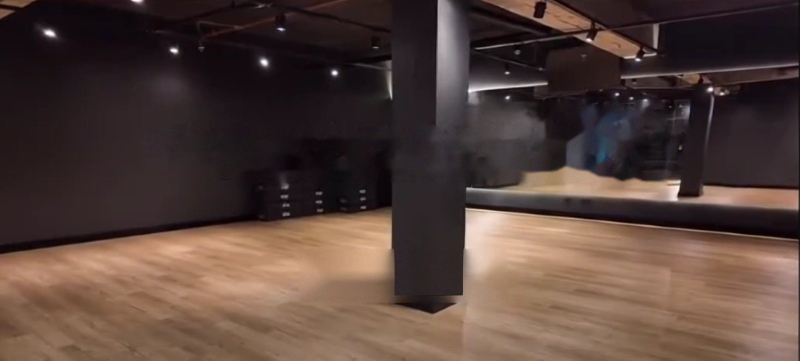
#> input picture uplay-sjp/fotos/foto-aula-coletiva.jpg, 1600 x 721 px (shown at 1/2 size); its folder holds 4 pictures in this run
$ python otimizar-fotos.py
#> lines starting #> are read from the running program, lines starting #| are printed output that depends on the picture
"""Gera as versões WebP usadas pelo site a partir dos JPGs em fotos/.

Uso: python3 otimizar-fotos.py   (precisa de opencv-python)
Para cada fotos/NOME.jpg cria fotos/NOME.webp (até 1600 px) e fotos/NOME-800.webp.
Rode de novo sempre que trocar ou adicionar uma foto.
"""
import glob, os
import cv2

for src in sorted(glob.glob(os.path.join(os.path.dirname(__file__) or '.', 'fotos', '*.jpg'))):
    if os.path.basename(src).startswith('og-'):
        continue  # a imagem de compartilhamento continua em JPG
    im = cv2.imread(src)
#> im is the input picture: shape (721, 1600, 3); mean B, G, R 58.5, 65.1, 84.4
    base = src[:-4]
    for suffix, side in (('', 1600), ('-800', 800)):
        h, w = im.shape[:2]
        k = min(1, side / max(h, w))
        out = cv2.resize(im, (round(w * k), round(h * k)), interpolation=cv2.INTER_AREA)
        cv2.imwrite(base + suffix + '.webp', out, [cv2.IMWRITE_WEBP_QUALITY, 78])
#> this loop made 2 passes
#> pass 2, `out = cv2.resize(im, (round(w * k), round(h * k)), interpolation=cv2.I..`:
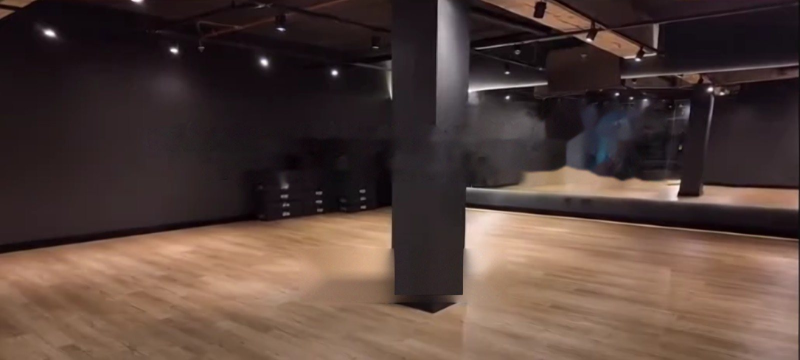
#> out: shape (360, 800, 3); mean B, G, R 58.5, 65.1, 84.4
    print('ok', os.path.basename(src))
#> pass 2 of the loop `for src in sorted(glob.glob(os.path.join(os.path.dirname(__file__) or ..`:
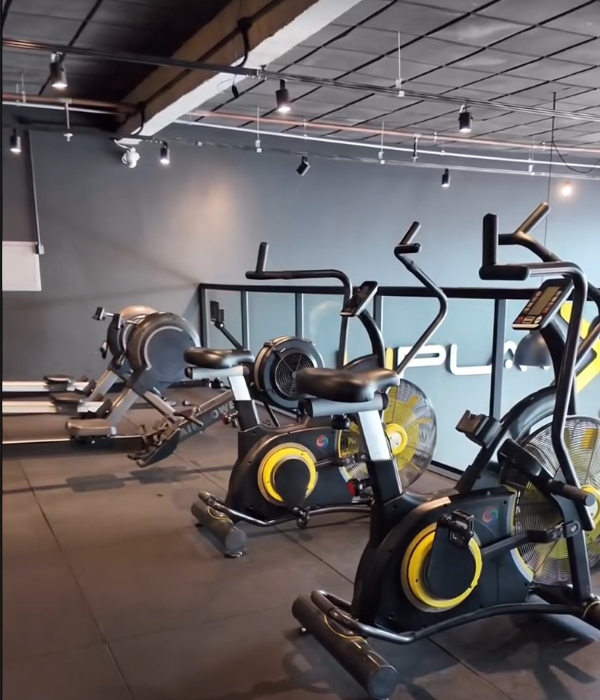
#> input picture uplay-sjp/fotos/foto-cardio.jpg, 1200 x 1400 px (shown at 1/2 size)
#> im is the input picture: shape (1400, 1200, 3); mean B, G, R 99.7, 98.4, 103
#> the loop `for suffix, side in (('', 1600), ('-800', 800)):` made 2 passes
#> pass 2, `out = cv2.resize(im, (round(w * k), round(h * k)), interpolation=cv2.I..`:
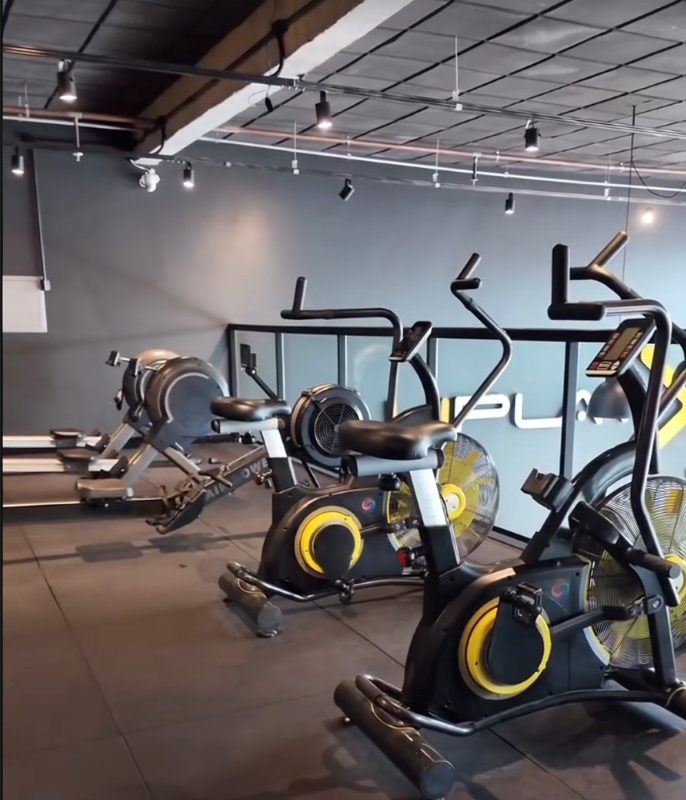
#> out: shape (800, 686, 3); mean B, G, R 99.7, 98.4, 103
#> pass 3 of the loop `for src in sorted(glob.glob(os.path.join(os.path.dirname(__file__) or ..`:
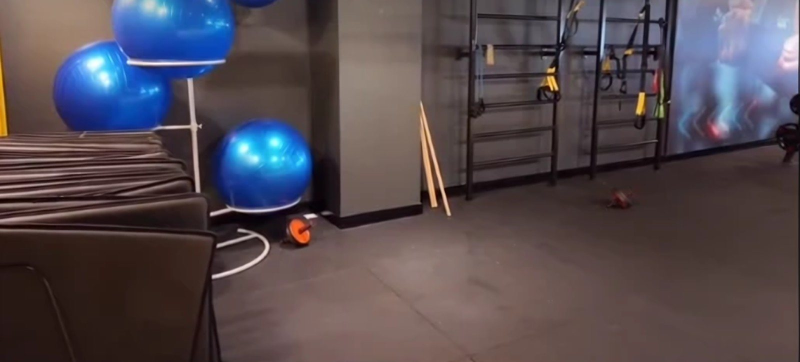
#> input picture uplay-sjp/fotos/foto-funcional.jpg, 1600 x 724 px (shown at 1/2 size)
#> im is the input picture: shape (724, 1600, 3); mean B, G, R 80.5, 74.4, 84.1
#> the loop `for suffix, side in (('', 1600), ('-800', 800)):` made 2 passes
#> pass 2, `out = cv2.resize(im, (round(w * k), round(h * k)), interpolation=cv2.I..`:
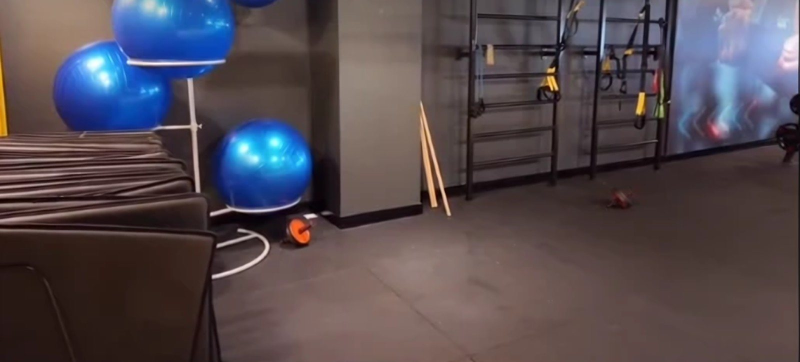
#> out: shape (362, 800, 3); mean B, G, R 80.6, 74.6, 84.2
#> the loop made 4 passes; the first 3 are shown
